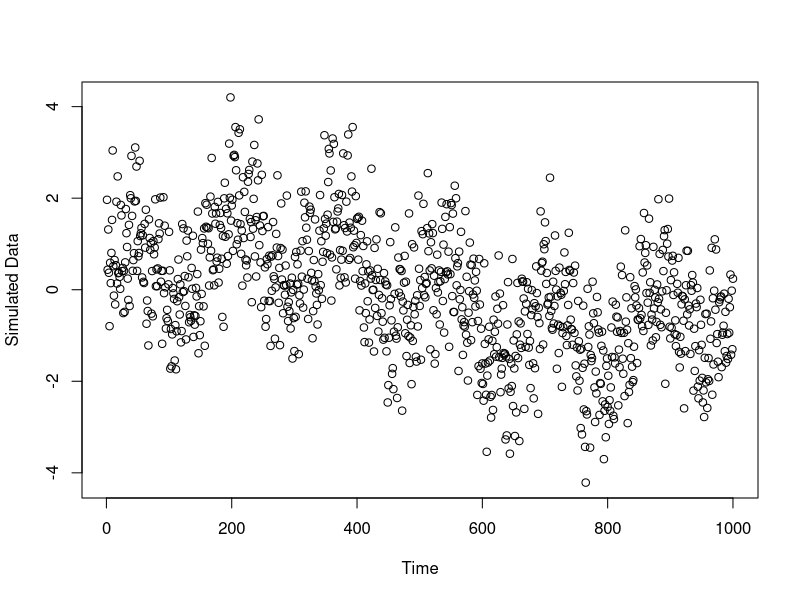

Recreate this plot in R.
## ---- chunk 1
len=1000
x=seq(1:len)
ts       <- seq(1/len,1,1/len)

sin_1=.99*sin(1*2*pi*ts)
sin_2=.9*sin(6*2*pi*ts)
sin_4=.5*sin(26*2*pi*ts)
sin_8=.8*sin(133*2*pi*ts)
sin_16=.7*sin(400*2*pi*ts)
noise=rnorm(len,mean=0,sd=.5)
sim_data=sin_1+sin_2+sin_4+sin_8+sin_16+noise

## ---- chunk 2
plot(sim_data,xlab="Time",ylab="Simulated Data")

## ---- chunk 3
summary(sim_data)
